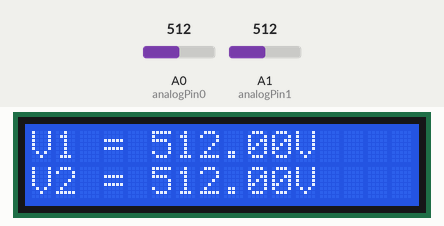
Bench run of a sketch on a simulated Arduino Uno, built with avr-gcc and run on an emulated ATmega328P. Shown: 16×2 character LCD. The test bench sets the inputs (shaded band); at power-on: A0 (analogPin0) = 512, A1 (analogPin1) = 512.

Above: at 1.2 s.
1.3 s: A0 (analogPin0) set to 106
At 2.0 s:
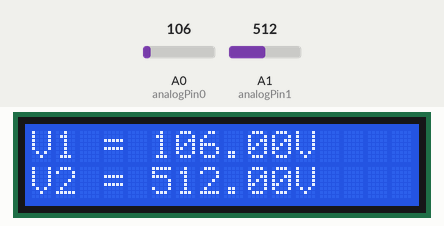
2.8 s: A0 (analogPin0) set to 93
At 3.2 s:
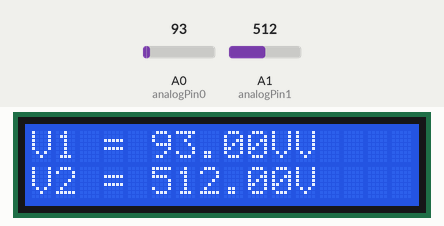
4.3 s: A1 (analogPin1) set to 105
At 5.4 s:
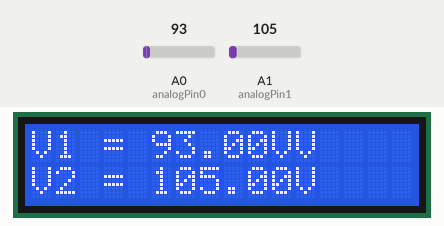
5.8 s: A1 (analogPin1) set to 93
At 6.6 s:
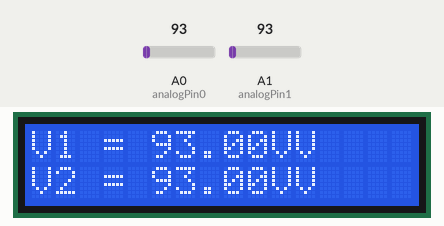
7.3 s: A0 (analogPin0) set to 122
At 7.8 s:
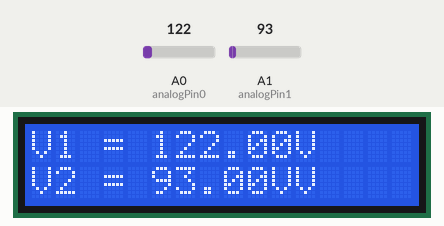
8.8 s: A1 (analogPin1) set to 11
At 10.0 s:
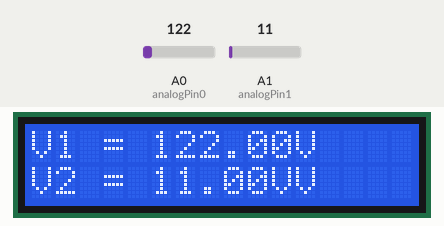
10.3 s: A1 (analogPin1) set to 8
Timing chart, 0 to 12.8 s (numbered marks = the images above; inputs shaded):
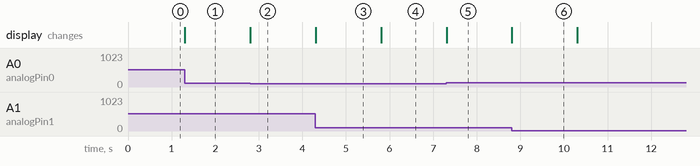

Measured:
- the behaviour switches between 100 and 99 on A0 (analogPin0) (found by bisection; images 1 and 2)
- the behaviour switches between 100 and 99 on A1 (analogPin1) (found by bisection; images 3 and 4)
- after the input at 1.3 s, the display: changes at once (image 1)
- after the input at 2.8 s, the display: changes at once (image 2)
- after the input at 4.3 s, the display: changes at once (image 3)
- after the input at 5.8 s, the display: changes at once (image 4)
- after the input at 7.3 s, the display: changes at once (image 5)
- after the input at 8.8 s, the display: changes at once (image 6)

The sketch:

04_Arduino_LCD_Sensor_de_Temperatura.ino
```cpp
//
//Aluno: João Victor Xavier Jorge
//Matricula: 17717-2
//Turma: 2J
//TESTE T3 09DEZ20
//

/*

  PRIMEIRO PASSO:
  Incluir as bibliotecas necessárias
  neste caso será necessaria apenas a inclusão
  da biblioteca do LCD

*/

#include <LiquidCrystal.h>

/*

  SEGUNDO PASSO:
  Declarar a variáveis que serão utilizadas durante
  a execução do programa
  São elas:
  V0pin e V1pin para armazenar as portas onde
  as conexões de saída do sensor de temperatura e
  a saída da associação de diodos
  foram ligadas -> A0 e A1;

  *A variáveis do tipo ponto flutuante (float) Valor0 e Valor1
  servirão para armazenar o valor de leitura
  analógica do sensor e dos diodos;

*/

int analogPin0 = A0;
int analogPin1 = A1;

float valor0 = 0;
float valor1 = 0;

//TERCEIRO PASSO:
//Informar ao lcd onde seus pinos estão ligados
//Seguindo a ordem: lcd(e,rs,d4,d5,d6,d7);

LiquidCrystal lcd(6, 7, 2, 3, 4, 5);

void setup()
{
  //QUARTO PASSO: Inicializar o lcd, informando sua configuração
  //lcd.begin(quantidade máxima de colunas, quantidade máxima de linhas);
  lcd.begin(16,2);
}

void loop()
{
  lcd.setCursor(0, 0); //Definir o início onde deverá começar a escrita do lcd;

  //Abaixo as variáveis valor0 e valor1 armazenarão o valor lido nas entradas
  //analógicas;

  valor0 = analogRead(analogPin0);
  valor1 = analogRead(analogPin1);

  //As funções lcd.print(), servirão para mostrar os dados obtidos
  //na tela de lcd

  lcd.print("V1 = ");
  lcd.print(valor0);
  lcd.print("V");

  /*

  Para imprimir em uma linha abaixo é necessário redefinirmos o cursor
  para isso utilizamos novamente a função lcd.setCursor() para ir para a linha 1
  na segunda coluna

  lcd.setCursor(coluna desejada, linha desejada);

  */

  lcd.setCursor(0,1);

  //As funções lcd.print(), servirão para mostrar os dados obtidos
  //na tela de lcd

  lcd.print("V2 = ");
  lcd.print(valor1);
  lcd.print("V");
}
```
